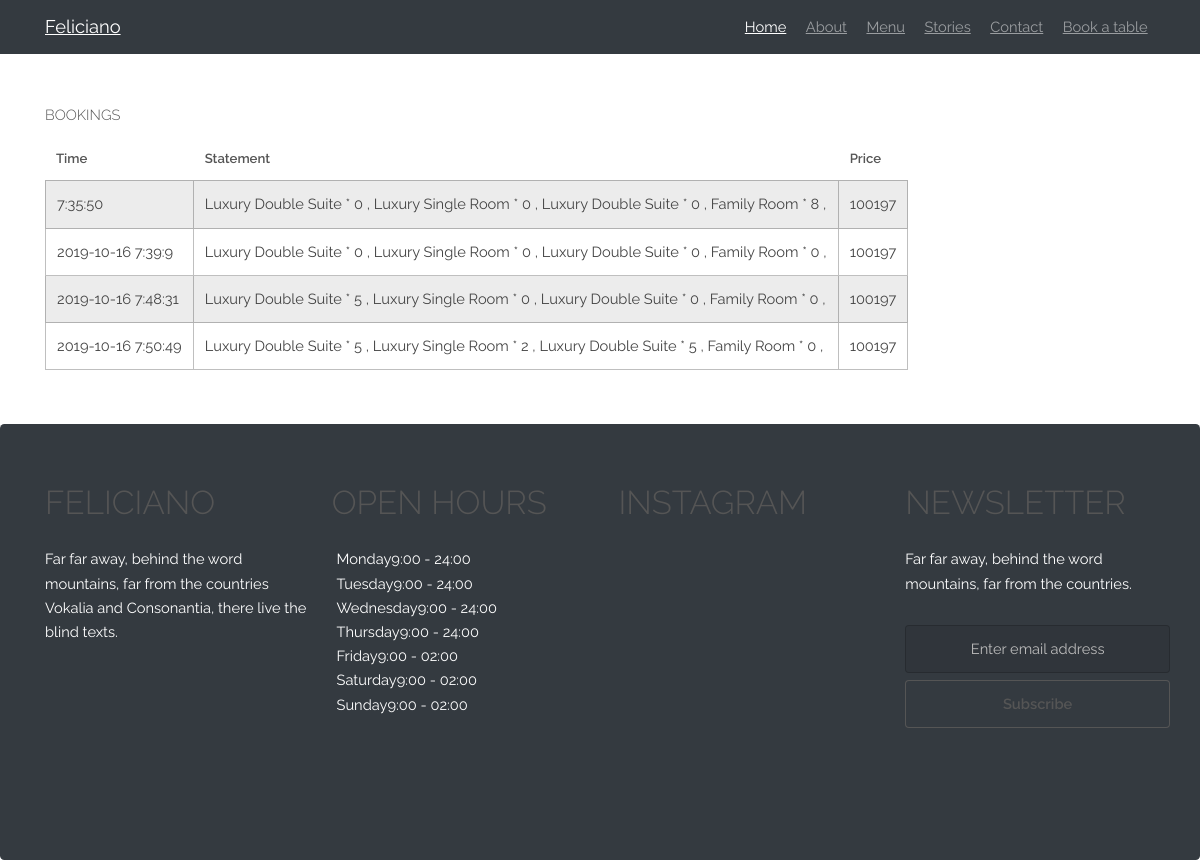
Page /bookings/index.php on the committed database.
### tables this page shows
CREATE TABLE `bookings` (
  `Time` varchar(30) NOT NULL,
  `Statement` varchar(140) NOT NULL,
  `Price` int(11) NOT NULL,
  `UserId` int(11) DEFAULT NULL
);

### bookings/dbcontroller.php (called while the page is built, shortened)
<?php
class DBController {
	private $host = "localhost";
	private $user = "root";
	private $password = "";
	private $database = "hotel_db";
	private $conn;
	function __construct() {
		$this->conn = $this->connectDB();
	}
	function connectDB() {
		$conn = mysqli_connect($this->host,$this->user,$this->password,$this->database);
		return $conn;
	}
	function runQuery($query) {
		$result = mysqli_query($this->conn,$query);
		while($row=mysqli_fetch_assoc($result)) {
			$resultset[] = $row;
		}
		if(!empty($resultset))
			return $resultset;
	}
}
?>

### bookings/index.php (the view, shortened to what this page needs)
<!DOCTYPE html>
<html lang="en">
<head>
    <link rel="stylesheet" href="https://maxcdn.bootstrapcdn.com/bootstrap/4.3.1/css/bootstrap.min.css" />
    <link href="https://stackpath.bootstrapcdn.com/font-awesome/4.7.0/css/font-awesome.min.css" rel="stylesheet">
    <link rel="stylesheet" href="assets/css/main.css" />
</head>
<body>
    <?php require '../navigation.php' ?>
    <body>
        <div class="container">
            <div class="row">
                <h4>Bookings</h4>
            </div>
            <div class="row">
                <div class="col-md-12">
                    <div class="table-wrapper">
                        <table class="alt table-responsive">
                            <thead>
                                <tr>
                                    <th>Time</th>
                                    <th>Statement</th>
                                    <th>Price</th>
                                </tr>
                            </thead>
                            <tbody>
                                <?php
                                require_once("dbcontroller.php");
                                $db_handle = new DBController();
                                $query = "SELECT Time,Statement,Price FROM bookings;";
                                $result = $db_handle->runQuery($query);
                                if(!empty($result))
                                {   ?>
                                    <?php
                                    foreach($result as $resdata)
                                    { ?>
                                        <?php
                                        echo '<tr>
                                            <td>'.$resdata['Time'].'</td>
                                            <td>'.$resdata['Statement'].'</td>
                                            <td>'.$resdata['Price'].'</td>
                                        </tr>'
                                        ?><?php
                                    }   ?> <?php
                                } ?>
                        </table>
                    </div>
                </div>
            </div>
        </div>
        <?php require '../footer.php' ?>
    </body>
</html>

### navigation.php (shortened to what this page needs)
<nav class="navbar navbar-expand-md navbar-dark fixed-top bg-dark">
  <div class="container">
    <a class="navbar-brand" href="index.html">Feliciano</a>
    <div class="collapse navbar-collapse">
      <ul class="navbar-nav ml-auto">
        <li class="nav-item active"><a href="\WT-Project\Hotel_list" class="nav-link">Home</a></li>
        <li class="nav-item"><a href="about.html" class="nav-link">About</a></li>
        <li class="nav-item"><a href="menu.html" class="nav-link">Menu</a></li>
        <li class="nav-item"><a href="blog.html" class="nav-link">Stories</a></li>
        <li class="nav-item"><a href="contact.html" class="nav-link">Contact</a></li>
        <li class="nav-item cta"><a href="reservation.html" class="nav-link">Book a table</a></li>
      </ul>
    </div>
  </div>
</nav>
<div style="display:block; width:100% ;height:56px"></div>

### footer.php (shortened to what this page needs)
<br>
<footer class="jumbotron bg-dark" style="color:white; margin-bottom:0">
  <div class="container">
    <div class="row mb-5">
      <div class="col-md-6 col-lg-3">
        <div class="ftco-footer-widget mb-4">
          <h2 class="ftco-heading-2">Feliciano</h2>
          <p>Far far away, behind the word mountains, far from the countries Vokalia and Consonantia, there live the blind texts.</p>
        </div>
      </div>
      <div class="col-md-6 col-lg-3">
        <div class="ftco-footer-widget mb-4">
          <h2 class="ftco-heading-2">Open Hours</h2>
          <ul class="list-unstyled open-hours">
            <li class="d-flex"><span>Monday</span><span>9:00 - 24:00</span></li>
            <li class="d-flex"><span>Tuesday</span><span>9:00 - 24:00</span></li>
            <li class="d-flex"><span>Wednesday</span><span>9:00 - 24:00</span></li>
            <li class="d-flex"><span>Thursday</span><span>9:00 - 24:00</span></li>
            <li class="d-flex"><span>Friday</span><span>9:00 - 02:00</span></li>
            <li class="d-flex"><span>Saturday</span><span>9:00 - 02:00</span></li>
            <li class="d-flex"><span>Sunday</span><span> 9:00 - 02:00</span></li>
          </ul>
        </div>
      </div>
      <div class="col-md-6 col-lg-3">
        <div class="ftco-footer-widget mb-4">
          <h2 class="ftco-heading-2">Instagram</h2>
        </div>
      </div>
      <div class="col-md-6 col-lg-3">
        <div class="ftco-footer-widget mb-4">
          <h2 class="ftco-heading-2">Newsletter</h2>
          <p>Far far away, behind the word mountains, far from the countries.</p>
          <form action="#" class="subscribe-form">
            <div class="form-group">
              <input type="text" class="form-control mb-2 text-center" placeholder="Enter email address">
              <input type="submit" value="Subscribe" class="form-control submit px-3">
            </div>
          </form>
        </div>
      </div>
    </div>
  </div>
</footer>

### navigation.php (style rules this page uses)
* { margin: 0px; padding: 0px; font-family: "Bree Serif", serif; }

### rows in the picture
bookings: Time "7:35:50", Statement "Luxury Double Suite * 0 , Luxury Single Room * 0 , Luxury Double Suite * 0 , Family Room * 8 ,", Price "100197"
bookings: Time "2019-10-16 7:39:9", Statement "Luxury Double Suite * 0 , Luxury Single Room * 0 , Luxury Double Suite * 0 , Family Room * 0 ,", Price "100197"
bookings: Time "2019-10-16 7:48:31", Statement "Luxury Double Suite * 5 , Luxury Single Room * 0 , Luxury Double Suite * 0 , Family Room * 0 ,", Price "100197"
bookings: Time "2019-10-16 7:50:49", Statement "Luxury Double Suite * 5 , Luxury Single Room * 2 , Luxury Double Suite * 5 , Family Room * 0 ,", Price "100197"
